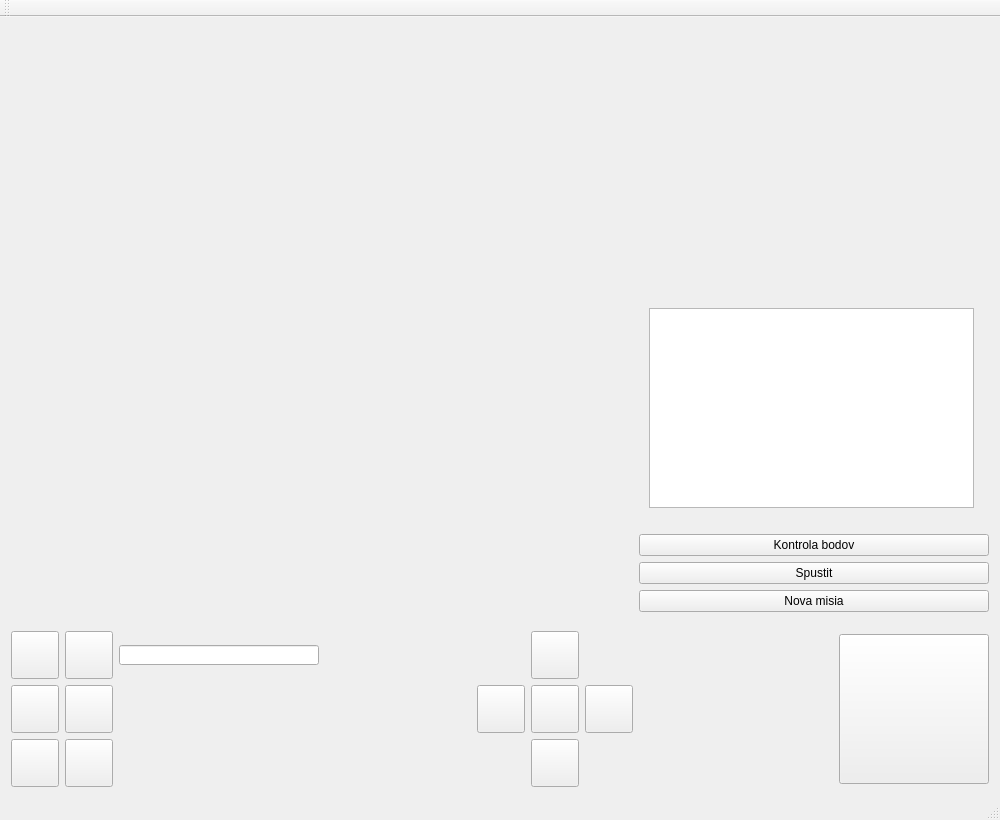
<?xml version="1.0" encoding="UTF-8"?>
<ui version="4.0">
 <class>MainWindow</class>
 <widget class="QMainWindow" name="MainWindow">
  <property name="geometry">
   <rect>
    <x>0</x>
    <y>0</y>
    <width>1000</width>
    <height>820</height>
   </rect>
  </property>
  <property name="sizePolicy">
   <sizepolicy hsizetype="Preferred" vsizetype="Preferred">
    <horstretch>0</horstretch>
    <verstretch>0</verstretch>
   </sizepolicy>
  </property>
  <property name="minimumSize">
   <size>
    <width>1000</width>
    <height>820</height>
   </size>
  </property>
  <property name="maximumSize">
   <size>
    <width>1600</width>
    <height>900</height>
   </size>
  </property>
  <property name="sizeIncrement">
   <size>
    <width>0</width>
    <height>0</height>
   </size>
  </property>
  <property name="baseSize">
   <size>
    <width>800</width>
    <height>450</height>
   </size>
  </property>
  <property name="windowTitle">
   <string>MainWindow</string>
  </property>
  <widget class="QWidget" name="centralWidget">
   <layout class="QGridLayout" name="gridLayout">
    <item row="1" column="1">
     <layout class="QVBoxLayout" name="verticalLayout_2">
      <item>
       <layout class="QGridLayout" name="gridLayout_3">
        <item row="3" column="1">
         <widget class="QPushButton" name="pushButton_8">
          <property name="text">
           <string>Kontrola bodov</string>
          </property>
         </widget>
        </item>
        <item row="4" column="1">
         <widget class="QPushButton" name="pushButton_13">
          <property name="text">
           <string>Spustit</string>
          </property>
         </widget>
        </item>
        <item row="0" column="1">
         <widget class="QWidget" name="widget_1" native="true">
          <property name="enabled">
           <bool>true</bool>
          </property>
          <property name="sizePolicy">
           <sizepolicy hsizetype="Fixed" vsizetype="Expanding">
            <horstretch>0</horstretch>
            <verstretch>0</verstretch>
           </sizepolicy>
          </property>
          <property name="minimumSize">
           <size>
            <width>350</width>
            <height>500</height>
           </size>
          </property>
          <property name="maximumSize">
           <size>
            <width>350</width>
            <height>500</height>
           </size>
          </property>
          <widget class="QTableWidget" name="tableWidgetPoints">
           <property name="geometry">
            <rect>
             <x>10</x>
             <y>280</y>
             <width>325</width>
             <height>200</height>
            </rect>
           </property>
           <property name="minimumSize">
            <size>
             <width>325</width>
             <height>200</height>
            </size>
           </property>
           <property name="maximumSize">
            <size>
             <width>325</width>
             <height>200</height>
            </size>
           </property>
          </widget>
          <widget class="QStackedWidget" name="stackedWidget_2">
           <property name="geometry">
            <rect>
             <x>10</x>
             <y>10</y>
             <width>331</width>
             <height>261</height>
            </rect>
           </property>
           <widget class="QWidget" name="smallCamera"/>
           <widget class="QWidget" name="smallLidar"/>
          </widget>
         </widget>
        </item>
        <item row="6" column="1">
         <spacer name="verticalSpacer">
          <property name="orientation">
           <enum>Qt::Orientation::Vertical</enum>
          </property>
          <property name="sizeHint" stdset="0">
           <size>
            <width>20</width>
            <height>40</height>
           </size>
          </property>
         </spacer>
        </item>
        <item row="5" column="1">
         <widget class="QPushButton" name="pushButton_14">
          <property name="text">
           <string>Nova misia</string>
          </property>
         </widget>
        </item>
       </layout>
      </item>
     </layout>
    </item>
    <item row="2" column="0">
     <layout class="QGridLayout" name="gridLayout_2">
      <item row="2" column="3" alignment="Qt::AlignmentFlag::AlignHCenter">
       <widget class="QPushButton" name="pushButton_7">
        <property name="minimumSize">
         <size>
          <width>48</width>
          <height>48</height>
         </size>
        </property>
        <property name="maximumSize">
         <size>
          <width>72</width>
          <height>72</height>
         </size>
        </property>
        <property name="text">
         <string/>
        </property>
        <property name="icon">
         <iconset resource="Ikonky.qrc">
          <normaloff>:/ikonky/otaznik.png</normaloff>:/ikonky/otaznik.png</iconset>
        </property>
        <property name="iconSize">
         <size>
          <width>40</width>
          <height>40</height>
         </size>
        </property>
       </widget>
      </item>
      <item row="1" column="6">
       <widget class="QPushButton" name="pushButton_4">
        <property name="sizePolicy">
         <sizepolicy hsizetype="Expanding" vsizetype="Fixed">
          <horstretch>0</horstretch>
          <verstretch>0</verstretch>
         </sizepolicy>
        </property>
        <property name="minimumSize">
         <size>
          <width>48</width>
          <height>48</height>
         </size>
        </property>
        <property name="maximumSize">
         <size>
          <width>48</width>
          <height>48</height>
         </size>
        </property>
        <property name="text">
         <string/>
        </property>
        <property name="icon">
         <iconset resource="Ikonky.qrc">
          <normaloff>:/ikonky/10181283.png</normaloff>:/ikonky/10181283.png</iconset>
        </property>
        <property name="iconSize">
         <size>
          <width>48</width>
          <height>48</height>
         </size>
        </property>
       </widget>
      </item>
      <item row="2" column="6">
       <widget class="QPushButton" name="pushButton_3">
        <property name="sizePolicy">
         <sizepolicy hsizetype="Expanding" vsizetype="Fixed">
          <horstretch>0</horstretch>
          <verstretch>0</verstretch>
         </sizepolicy>
        </property>
        <property name="minimumSize">
         <size>
          <width>48</width>
          <height>48</height>
         </size>
        </property>
        <property name="maximumSize">
         <size>
          <width>48</width>
          <height>48</height>
         </size>
        </property>
        <property name="text">
         <string/>
        </property>
        <property name="icon">
         <iconset resource="Ikonky.qrc">
          <normaloff>:/ikonky/sipka dole.png</normaloff>:/ikonky/sipka dole.png</iconset>
        </property>
        <property name="iconSize">
         <size>
          <width>48</width>
          <height>48</height>
         </size>
        </property>
       </widget>
      </item>
      <item row="1" column="7">
       <widget class="QPushButton" name="pushButton_5">
        <property name="sizePolicy">
         <sizepolicy hsizetype="Expanding" vsizetype="Fixed">
          <horstretch>0</horstretch>
          <verstretch>0</verstretch>
         </sizepolicy>
        </property>
        <property name="minimumSize">
         <size>
          <width>48</width>
          <height>48</height>
         </size>
        </property>
        <property name="maximumSize">
         <size>
          <width>48</width>
          <height>48</height>
         </size>
        </property>
        <property name="text">
         <string/>
        </property>
        <property name="icon">
         <iconset resource="Ikonky.qrc">
          <normaloff>:/ikonky/sipka vpravo.png</normaloff>:/ikonky/sipka vpravo.png</iconset>
        </property>
        <property name="iconSize">
         <size>
          <width>48</width>
          <height>48</height>
         </size>
        </property>
       </widget>
      </item>
      <item row="1" column="5">
       <widget class="QPushButton" name="pushButton_6">
        <property name="sizePolicy">
         <sizepolicy hsizetype="Expanding" vsizetype="Fixed">
          <horstretch>0</horstretch>
          <verstretch>0</verstretch>
         </sizepolicy>
        </property>
        <property name="minimumSize">
         <size>
          <width>48</width>
          <height>48</height>
         </size>
        </property>
        <property name="maximumSize">
         <size>
          <width>48</width>
          <height>48</height>
         </size>
        </property>
        <property name="text">
         <string/>
        </property>
        <property name="icon">
         <iconset resource="Ikonky.qrc">
          <normaloff>:/ikonky/sipka vlavo.png</normaloff>:/ikonky/sipka vlavo.png</iconset>
        </property>
        <property name="iconSize">
         <size>
          <width>48</width>
          <height>48</height>
         </size>
        </property>
       </widget>
      </item>
      <item row="2" column="0">
       <widget class="QPushButton" name="pushButton_9">
        <property name="sizePolicy">
         <sizepolicy hsizetype="Fixed" vsizetype="Fixed">
          <horstretch>0</horstretch>
          <verstretch>0</verstretch>
         </sizepolicy>
        </property>
        <property name="minimumSize">
         <size>
          <width>48</width>
          <height>48</height>
         </size>
        </property>
        <property name="maximumSize">
         <size>
          <width>72</width>
          <height>72</height>
         </size>
        </property>
        <property name="text">
         <string/>
        </property>
        <property name="icon">
         <iconset resource="Ikonky.qrc">
          <normaloff>:/ikonky/turn_on.png</normaloff>:/ikonky/turn_on.png</iconset>
        </property>
        <property name="iconSize">
         <size>
          <width>40</width>
          <height>40</height>
         </size>
        </property>
       </widget>
      </item>
      <item row="0" column="0">
       <widget class="QPushButton" name="pushButton">
        <property name="sizePolicy">
         <sizepolicy hsizetype="Minimum" vsizetype="Fixed">
          <horstretch>0</horstretch>
          <verstretch>0</verstretch>
         </sizepolicy>
        </property>
        <property name="minimumSize">
         <size>
          <width>48</width>
          <height>48</height>
         </size>
        </property>
        <property name="maximumSize">
         <size>
          <width>72</width>
          <height>72</height>
         </size>
        </property>
        <property name="text">
         <string/>
        </property>
        <property name="icon">
         <iconset resource="Ikonky.qrc">
          <normaloff>:/ikonky/laser.png</normaloff>:/ikonky/laser.png</iconset>
        </property>
        <property name="iconSize">
         <size>
          <width>48</width>
          <height>48</height>
         </size>
        </property>
       </widget>
      </item>
      <item row="0" column="6">
       <widget class="QPushButton" name="pushButton_2">
        <property name="sizePolicy">
         <sizepolicy hsizetype="Expanding" vsizetype="Fixed">
          <horstretch>0</horstretch>
          <verstretch>0</verstretch>
         </sizepolicy>
        </property>
        <property name="minimumSize">
         <size>
          <width>48</width>
          <height>48</height>
         </size>
        </property>
        <property name="maximumSize">
         <size>
          <width>48</width>
          <height>48</height>
         </size>
        </property>
        <property name="text">
         <string/>
        </property>
        <property name="icon">
         <iconset resource="Ikonky.qrc">
          <normaloff>:/ikonky/sipka hore.png</normaloff>:/ikonky/sipka hore.png</iconset>
        </property>
        <property name="iconSize">
         <size>
          <width>48</width>
          <height>48</height>
         </size>
        </property>
       </widget>
      </item>
      <item row="1" column="0">
       <widget class="QPushButton" name="pushButton_10">
        <property name="minimumSize">
         <size>
          <width>48</width>
          <height>48</height>
         </size>
        </property>
        <property name="maximumSize">
         <size>
          <width>72</width>
          <height>72</height>
         </size>
        </property>
        <property name="text">
         <string/>
        </property>
        <property name="icon">
         <iconset resource="Ikonky.qrc">
          <normaloff>:/ikonky/1664849-200.png</normaloff>:/ikonky/1664849-200.png</iconset>
        </property>
        <property name="iconSize">
         <size>
          <width>48</width>
          <height>48</height>
         </size>
        </property>
       </widget>
      </item>
      <item row="1" column="4">
       <spacer name="horizontalSpacer">
        <property name="orientation">
         <enum>Qt::Orientation::Horizontal</enum>
        </property>
        <property name="sizeHint" stdset="0">
         <size>
          <width>40</width>
          <height>20</height>
         </size>
        </property>
       </spacer>
      </item>
      <item row="2" column="4">
       <spacer name="horizontalSpacer_3">
        <property name="orientation">
         <enum>Qt::Orientation::Horizontal</enum>
        </property>
        <property name="sizeHint" stdset="0">
         <size>
          <width>40</width>
          <height>20</height>
         </size>
        </property>
       </spacer>
      </item>
      <item row="0" column="4">
       <widget class="QLineEdit" name="lineEdit">
        <property name="sizePolicy">
         <sizepolicy hsizetype="Fixed" vsizetype="Fixed">
          <horstretch>0</horstretch>
          <verstretch>0</verstretch>
         </sizepolicy>
        </property>
        <property name="minimumSize">
         <size>
          <width>160</width>
          <height>20</height>
         </size>
        </property>
        <property name="maximumSize">
         <size>
          <width>200</width>
          <height>20</height>
         </size>
        </property>
        <property name="text">
         <string/>
        </property>
        <property name="maxLength">
         <number>20</number>
        </property>
       </widget>
      </item>
      <item row="1" column="3" alignment="Qt::AlignmentFlag::AlignHCenter">
       <widget class="QPushButton" name="pushButton_12">
        <property name="minimumSize">
         <size>
          <width>48</width>
          <height>48</height>
         </size>
        </property>
        <property name="maximumSize">
         <size>
          <width>72</width>
          <height>72</height>
         </size>
        </property>
        <property name="sizeIncrement">
         <size>
          <width>0</width>
          <height>0</height>
         </size>
        </property>
        <property name="text">
         <string/>
        </property>
        <property name="icon">
         <iconset resource="Ikonky.qrc">
          <normaloff>:/ikonky/free-wall-icon-1074-thumb.png</normaloff>:/ikonky/free-wall-icon-1074-thumb.png</iconset>
        </property>
        <property name="iconSize">
         <size>
          <width>40</width>
          <height>40</height>
         </size>
        </property>
       </widget>
      </item>
      <item row="0" column="3">
       <widget class="QPushButton" name="pushButton_11">
        <property name="minimumSize">
         <size>
          <width>48</width>
          <height>48</height>
         </size>
        </property>
        <property name="maximumSize">
         <size>
          <width>72</width>
          <height>72</height>
         </size>
        </property>
        <property name="text">
         <string/>
        </property>
        <property name="icon">
         <iconset resource="Ikonky.qrc">
          <normaloff>:/ikonky/4029028.png</normaloff>:/ikonky/4029028.png</iconset>
        </property>
        <property name="iconSize">
         <size>
          <width>40</width>
          <height>40</height>
         </size>
        </property>
       </widget>
      </item>
     </layout>
    </item>
    <item row="2" column="1">
     <layout class="QVBoxLayout" name="verticalLayout">
      <property name="spacing">
       <number>4</number>
      </property>
      <item>
       <layout class="QHBoxLayout" name="horizontalLayout">
        <item>
         <widget class="QWidget" name="widget_3" native="true">
          <property name="minimumSize">
           <size>
            <width>0</width>
            <height>0</height>
           </size>
          </property>
          <property name="maximumSize">
           <size>
            <width>100</width>
            <height>16777215</height>
           </size>
          </property>
         </widget>
        </item>
        <item>
         <widget class="QWidget" name="widget_2" native="true">
          <property name="maximumSize">
           <size>
            <width>100</width>
            <height>16777215</height>
           </size>
          </property>
         </widget>
        </item>
        <item>
         <widget class="QPushButton" name="pushButton_15">
          <property name="sizePolicy">
           <sizepolicy hsizetype="Minimum" vsizetype="Fixed">
            <horstretch>0</horstretch>
            <verstretch>0</verstretch>
           </sizepolicy>
          </property>
          <property name="minimumSize">
           <size>
            <width>150</width>
            <height>150</height>
           </size>
          </property>
          <property name="maximumSize">
           <size>
            <width>150</width>
            <height>150</height>
           </size>
          </property>
          <property name="contextMenuPolicy">
           <enum>Qt::ContextMenuPolicy::NoContextMenu</enum>
          </property>
          <property name="text">
           <string/>
          </property>
          <property name="icon">
           <iconset resource="Ikonky.qrc">
            <normaloff>:/ikonky/NOT AUS.png</normaloff>:/ikonky/NOT AUS.png</iconset>
          </property>
          <property name="iconSize">
           <size>
            <width>130</width>
            <height>130</height>
           </size>
          </property>
         </widget>
        </item>
       </layout>
      </item>
     </layout>
    </item>
    <item row="1" column="0">
     <layout class="QGridLayout" name="gridLayout_4">
      <item row="0" column="0">
       <widget class="QWidget" name="widget" native="true">
        <layout class="QGridLayout" name="gridLayout_5">
         <item row="0" column="0">
          <widget class="QStackedWidget" name="stackedWidget">
           <property name="currentIndex">
            <number>1</number>
           </property>
           <widget class="QWidget" name="camera"/>
           <widget class="QWidget" name="lidar"/>
          </widget>
         </item>
        </layout>
       </widget>
      </item>
     </layout>
    </item>
   </layout>
  </widget>
  <widget class="QMenuBar" name="menuBar">
   <property name="geometry">
    <rect>
     <x>0</x>
     <y>0</y>
     <width>1000</width>
     <height>25</height>
    </rect>
   </property>
  </widget>
  <widget class="QToolBar" name="mainToolBar">
   <attribute name="toolBarArea">
    <enum>TopToolBarArea</enum>
   </attribute>
   <attribute name="toolBarBreak">
    <bool>false</bool>
   </attribute>
  </widget>
  <widget class="QStatusBar" name="statusBar"/>
 </widget>
 <layoutdefault spacing="6" margin="11"/>
 <resources>
  <include location="Ikonky.qrc"/>
 </resources>
 <connections/>
</ui>
